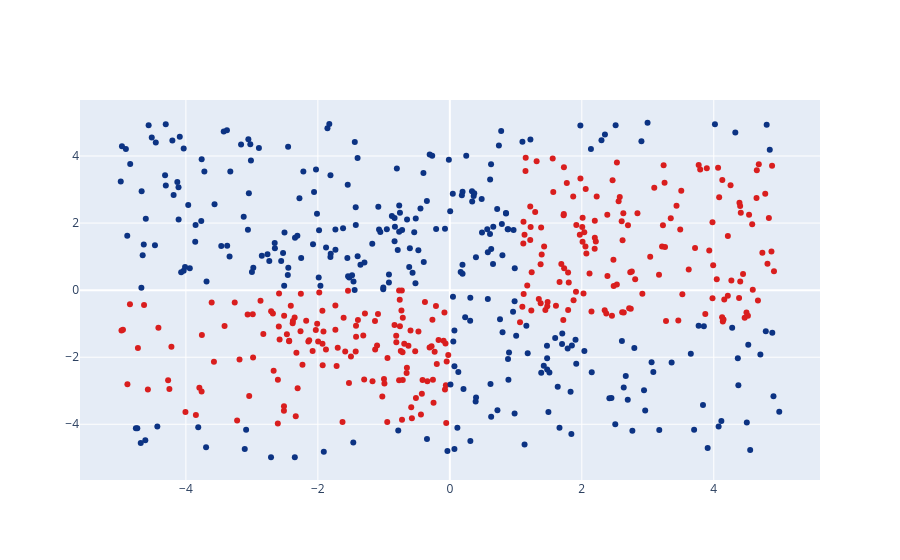

The notebook cell saved with this chart:
### Code cell
def oracle_classifier_tree(X):
    labels = []
    for i in range(X.shape[0]):
        labels.append(1 if ((-5 <= X[i][0] <= 0 and -4 <= X[i][1] <= 0) 
                            or (1 <= X[i][0] <= 5 and -1 <= X[i][1] <= 4)) else 0)
    return np.array(labels)

y_tree = oracle_classifier_tree(X)
X, y_tree = even_classes(X, y_tree)


go.Figure([go.Scatter(x = X[:, 0], y=X[:, 1], mode = 'markers',
        marker = dict(color=y_tree, colorscale='Portland'))]).show()

### Figure 1 — Plotly figure (JSON) as saved in the notebook; plotly's stock layout.template omitted (floating-point values rounded to 4 significant figures; data arrays with more than 128 entries replaced by an {"elided": "..."} marker saying what was removed)
{"data": [{"marker": {"color": {"elided": "566 int values"}, "colorscale": [[0, "rgb(12,51,131)"], [0.25, "rgb(10,136,186)"], [0.5, "rgb(242,211,56)"], [0.75, "rgb(242,143,56)"], [1, "rgb(217,30,30)"]]}, "mode": "markers", "type": "scatter", "x": {"elided": "566 float values"}, "y": {"elided": "566 float values"}}], "layout": {}}
